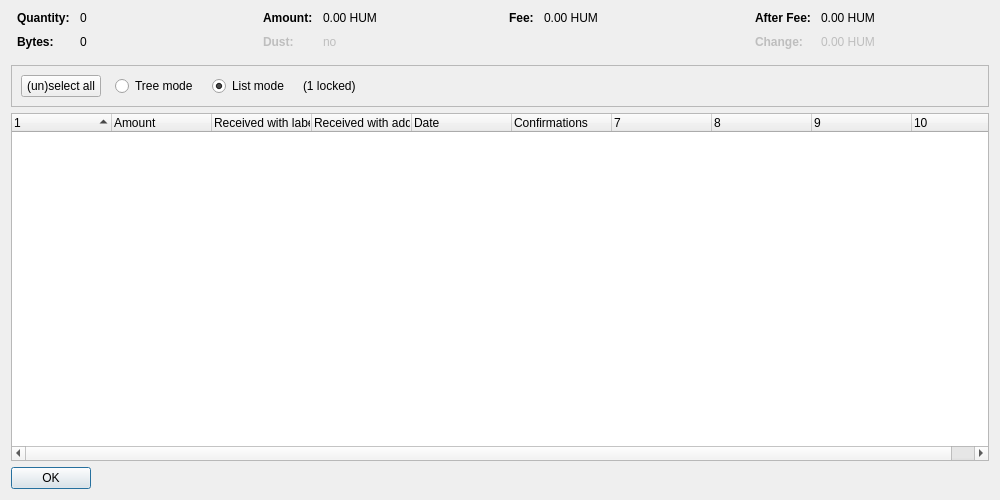
<?xml version="1.0" encoding="UTF-8"?>
<ui version="4.0">
 <class>CoinControlDialog</class>
 <widget class="QDialog" name="CoinControlDialog">
  <property name="geometry">
   <rect>
    <x>0</x>
    <y>0</y>
    <width>1000</width>
    <height>500</height>
   </rect>
  </property>
  <property name="windowTitle">
   <string>Coin Selection</string>
  </property>
  <layout class="QVBoxLayout" name="verticalLayout">
   <item>
    <layout class="QHBoxLayout" name="horizontalLayoutTop" stretch="0,0,0,0">
     <property name="topMargin">
      <number>0</number>
     </property>
     <property name="bottomMargin">
      <number>10</number>
     </property>
     <item>
      <layout class="QFormLayout" name="formLayoutCoinControl1">
       <property name="horizontalSpacing">
        <number>10</number>
       </property>
       <property name="verticalSpacing">
        <number>10</number>
       </property>
       <property name="leftMargin">
        <number>6</number>
       </property>
       <property name="rightMargin">
        <number>6</number>
       </property>
       <item row="0" column="0">
        <widget class="QLabel" name="labelCoinControlQuantityText">
         <property name="font">
          <font>
           <weight>75</weight>
           <bold>true</bold>
          </font>
         </property>
         <property name="text">
          <string>Quantity:</string>
         </property>
        </widget>
       </item>
       <item row="0" column="1">
        <widget class="QLabel" name="labelCoinControlQuantity">
         <property name="cursor">
          <cursorShape>IBeamCursor</cursorShape>
         </property>
         <property name="contextMenuPolicy">
          <enum>Qt::ActionsContextMenu</enum>
         </property>
         <property name="text">
          <string notr="true">0</string>
         </property>
         <property name="textInteractionFlags">
          <set>Qt::LinksAccessibleByMouse|Qt::TextSelectableByKeyboard|Qt::TextSelectableByMouse</set>
         </property>
        </widget>
       </item>
       <item row="1" column="0">
        <widget class="QLabel" name="labelCoinControlBytesText">
         <property name="font">
          <font>
           <weight>75</weight>
           <bold>true</bold>
          </font>
         </property>
         <property name="text">
          <string>Bytes:</string>
         </property>
        </widget>
       </item>
       <item row="1" column="1">
        <widget class="QLabel" name="labelCoinControlBytes">
         <property name="cursor">
          <cursorShape>IBeamCursor</cursorShape>
         </property>
         <property name="contextMenuPolicy">
          <enum>Qt::ActionsContextMenu</enum>
         </property>
         <property name="text">
          <string notr="true">0</string>
         </property>
         <property name="textInteractionFlags">
          <set>Qt::LinksAccessibleByMouse|Qt::TextSelectableByKeyboard|Qt::TextSelectableByMouse</set>
         </property>
        </widget>
       </item>
      </layout>
     </item>
     <item>
      <layout class="QFormLayout" name="formLayoutCoinControl2">
       <property name="horizontalSpacing">
        <number>10</number>
       </property>
       <property name="verticalSpacing">
        <number>10</number>
       </property>
       <property name="leftMargin">
        <number>6</number>
       </property>
       <property name="rightMargin">
        <number>6</number>
       </property>
       <item row="0" column="0">
        <widget class="QLabel" name="labelCoinControlAmountText">
         <property name="font">
          <font>
           <weight>75</weight>
           <bold>true</bold>
          </font>
         </property>
         <property name="text">
          <string>Amount:</string>
         </property>
        </widget>
       </item>
       <item row="0" column="1">
        <widget class="QLabel" name="labelCoinControlAmount">
         <property name="cursor">
          <cursorShape>IBeamCursor</cursorShape>
         </property>
         <property name="contextMenuPolicy">
          <enum>Qt::ActionsContextMenu</enum>
         </property>
         <property name="text">
          <string notr="true">0.00 HUM</string>
         </property>
         <property name="textInteractionFlags">
          <set>Qt::LinksAccessibleByMouse|Qt::TextSelectableByKeyboard|Qt::TextSelectableByMouse</set>
         </property>
        </widget>
       </item>
       <item row="1" column="0">
        <widget class="QLabel" name="labelCoinControlLowOutputText">
         <property name="enabled">
          <bool>false</bool>
         </property>
         <property name="font">
          <font>
           <weight>75</weight>
           <bold>true</bold>
          </font>
         </property>
         <property name="text">
          <string>Dust:</string>
         </property>
        </widget>
       </item>
       <item row="1" column="1">
        <widget class="QLabel" name="labelCoinControlLowOutput">
         <property name="enabled">
          <bool>false</bool>
         </property>
         <property name="cursor">
          <cursorShape>IBeamCursor</cursorShape>
         </property>
         <property name="contextMenuPolicy">
          <enum>Qt::ActionsContextMenu</enum>
         </property>
         <property name="text">
          <string notr="true">no</string>
         </property>
         <property name="textInteractionFlags">
          <set>Qt::LinksAccessibleByMouse|Qt::TextSelectableByKeyboard|Qt::TextSelectableByMouse</set>
         </property>
        </widget>
       </item>
      </layout>
     </item>
     <item>
      <layout class="QFormLayout" name="formLayoutCoinControl3">
       <property name="horizontalSpacing">
        <number>10</number>
       </property>
       <property name="verticalSpacing">
        <number>10</number>
       </property>
       <property name="leftMargin">
        <number>6</number>
       </property>
       <property name="rightMargin">
        <number>6</number>
       </property>
       <item row="0" column="0">
        <widget class="QLabel" name="labelCoinControlFeeText">
         <property name="font">
          <font>
           <weight>75</weight>
           <bold>true</bold>
          </font>
         </property>
         <property name="text">
          <string>Fee:</string>
         </property>
        </widget>
       </item>
       <item row="0" column="1">
        <widget class="QLabel" name="labelCoinControlFee">
         <property name="cursor">
          <cursorShape>IBeamCursor</cursorShape>
         </property>
         <property name="contextMenuPolicy">
          <enum>Qt::ActionsContextMenu</enum>
         </property>
         <property name="text">
          <string notr="true">0.00 HUM</string>
         </property>
         <property name="textInteractionFlags">
          <set>Qt::LinksAccessibleByMouse|Qt::TextSelectableByKeyboard|Qt::TextSelectableByMouse</set>
         </property>
        </widget>
       </item>
      </layout>
     </item>
     <item>
      <layout class="QFormLayout" name="formLayoutCoinControl4">
       <property name="horizontalSpacing">
        <number>10</number>
       </property>
       <property name="verticalSpacing">
        <number>10</number>
       </property>
       <property name="leftMargin">
        <number>6</number>
       </property>
       <property name="rightMargin">
        <number>6</number>
       </property>
       <item row="0" column="0">
        <widget class="QLabel" name="labelCoinControlAfterFeeText">
         <property name="font">
          <font>
           <weight>75</weight>
           <bold>true</bold>
          </font>
         </property>
         <property name="text">
          <string>After Fee:</string>
         </property>
        </widget>
       </item>
       <item row="0" column="1">
        <widget class="QLabel" name="labelCoinControlAfterFee">
         <property name="cursor">
          <cursorShape>IBeamCursor</cursorShape>
         </property>
         <property name="contextMenuPolicy">
          <enum>Qt::ActionsContextMenu</enum>
         </property>
         <property name="text">
          <string notr="true">0.00 HUM</string>
         </property>
         <property name="textInteractionFlags">
          <set>Qt::LinksAccessibleByMouse|Qt::TextSelectableByKeyboard|Qt::TextSelectableByMouse</set>
         </property>
        </widget>
       </item>
       <item row="1" column="0">
        <widget class="QLabel" name="labelCoinControlChangeText">
         <property name="enabled">
          <bool>false</bool>
         </property>
         <property name="font">
          <font>
           <weight>75</weight>
           <bold>true</bold>
          </font>
         </property>
         <property name="text">
          <string>Change:</string>
         </property>
        </widget>
       </item>
       <item row="1" column="1">
        <widget class="QLabel" name="labelCoinControlChange">
         <property name="enabled">
          <bool>false</bool>
         </property>
         <property name="cursor">
          <cursorShape>IBeamCursor</cursorShape>
         </property>
         <property name="contextMenuPolicy">
          <enum>Qt::ActionsContextMenu</enum>
         </property>
         <property name="text">
          <string notr="true">0.00 HUM</string>
         </property>
         <property name="textInteractionFlags">
          <set>Qt::LinksAccessibleByMouse|Qt::TextSelectableByKeyboard|Qt::TextSelectableByMouse</set>
         </property>
        </widget>
       </item>
      </layout>
     </item>
    </layout>
   </item>
   <item>
    <widget class="QFrame" name="frame">
     <property name="minimumSize">
      <size>
       <width>0</width>
       <height>40</height>
      </size>
     </property>
     <property name="frameShape">
      <enum>QFrame::StyledPanel</enum>
     </property>
     <property name="frameShadow">
      <enum>QFrame::Sunken</enum>
     </property>
     <layout class="QHBoxLayout" name="horizontalLayout">
      <item>
       <layout class="QHBoxLayout" name="horizontalLayoutPanel" stretch="0,0,0,0,0">
        <property name="spacing">
         <number>14</number>
        </property>
        <item>
         <widget class="QPushButton" name="pushButtonSelectAll">
          <property name="sizePolicy">
           <sizepolicy hsizetype="Maximum" vsizetype="Fixed">
            <horstretch>0</horstretch>
            <verstretch>0</verstretch>
           </sizepolicy>
          </property>
          <property name="text">
           <string>(un)select all</string>
          </property>
          <property name="autoDefault">
           <bool>false</bool>
          </property>
         </widget>
        </item>
        <item>
         <widget class="QRadioButton" name="radioTreeMode">
          <property name="sizePolicy">
           <sizepolicy hsizetype="Maximum" vsizetype="Fixed">
            <horstretch>0</horstretch>
            <verstretch>0</verstretch>
           </sizepolicy>
          </property>
          <property name="text">
           <string>Tree mode</string>
          </property>
         </widget>
        </item>
        <item>
         <widget class="QRadioButton" name="radioListMode">
          <property name="sizePolicy">
           <sizepolicy hsizetype="Maximum" vsizetype="Fixed">
            <horstretch>0</horstretch>
            <verstretch>0</verstretch>
           </sizepolicy>
          </property>
          <property name="text">
           <string>List mode</string>
          </property>
          <property name="checked">
           <bool>true</bool>
          </property>
         </widget>
        </item>
        <item>
         <widget class="QLabel" name="labelLocked">
          <property name="text">
           <string notr="true">(1 locked)</string>
          </property>
         </widget>
        </item>
        <item>
         <spacer name="horizontalSpacer">
          <property name="orientation">
           <enum>Qt::Horizontal</enum>
          </property>
          <property name="sizeHint" stdset="0">
           <size>
            <width>40</width>
            <height>20</height>
           </size>
          </property>
         </spacer>
        </item>
       </layout>
      </item>
     </layout>
    </widget>
   </item>
   <item>
    <widget class="CoinControlTreeWidget" name="treeWidget">
     <property name="contextMenuPolicy">
      <enum>Qt::CustomContextMenu</enum>
     </property>
     <property name="sortingEnabled">
      <bool>false</bool>
     </property>
     <property name="columnCount">
      <number>10</number>
     </property>
     <attribute name="headerShowSortIndicator" stdset="0">
      <bool>true</bool>
     </attribute>
     <attribute name="headerStretchLastSection">
      <bool>false</bool>
     </attribute>
     <column>
      <property name="text">
       <string/>
      </property>
     </column>
     <column>
      <property name="text">
       <string>Amount</string>
      </property>
     </column>
     <column>
      <property name="text">
       <string>Received with label</string>
      </property>
     </column>
     <column>
      <property name="text">
       <string>Received with address</string>
      </property>
     </column>
     <column>
      <property name="text">
       <string>Date</string>
      </property>
     </column>
     <column>
      <property name="text">
       <string>Confirmations</string>
      </property>
      <property name="toolTip">
       <string>Confirmed</string>
      </property>
     </column>
     <column>
      <property name="text">
       <string/>
      </property>
     </column>
     <column>
      <property name="text">
       <string/>
      </property>
     </column>
     <column>
      <property name="text">
       <string/>
      </property>
     </column>
     <column>
      <property name="text">
       <string/>
      </property>
     </column>
    </widget>
   </item>
   <item>
    <widget class="QDialogButtonBox" name="buttonBox">
     <property name="sizePolicy">
      <sizepolicy hsizetype="Maximum" vsizetype="Fixed">
       <horstretch>0</horstretch>
       <verstretch>0</verstretch>
      </sizepolicy>
     </property>
     <property name="orientation">
      <enum>Qt::Horizontal</enum>
     </property>
     <property name="standardButtons">
      <set>QDialogButtonBox::Ok</set>
     </property>
    </widget>
   </item>
  </layout>
 </widget>
 <customwidgets>
  <customwidget>
   <class>CoinControlTreeWidget</class>
   <extends>QTreeWidget</extends>
   <header>coincontroltreewidget.h</header>
  </customwidget>
 </customwidgets>
 <resources/>
 <connections/>
</ui>
